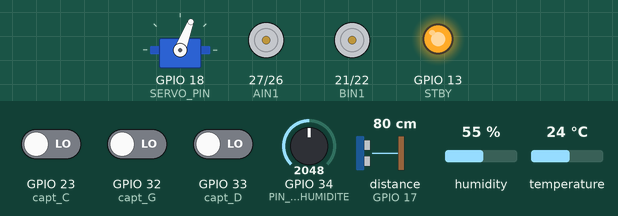
A sketch run on a simulated ESP32. On the bench: servo, motor-driver pin pairs drawn as motors (green arrow = first pin HIGH = forward, orange = second pin HIGH = backward, longer = more drive, scaled by the enable pin, stopped while the standby pin is LOW), output pins drawn as LEDs (lit = HIGH). Wiring (from diagram.json): ultrasonic range finder: trigger GPIO 16; echo GPIO 17. The test bench sets the inputs (shaded band); at power-on: distance to the obstacle (sensor on GPIO 17) 80 cm, GPIO 32 (capt_G) LOW, GPIO 23 (capt_C) LOW, GPIO 33 (capt_D) LOW, GPIO 34 (PIN_CAPTEUR_HUMIDITE) = 2048, humidity 55 %, temperature 24 °C. The echo pulse lasts 58.3 µs per cm; WiFi joins after 1.5 s; servers stay silent unless stated; uploads are accepted with an empty reply; the local clock reads 2024-03-15 10:24:30 at power-on unless the sketch sets it; pins used as bus, display or sensor lines are not drawn; what the sketch prints to the serial monitor is not drawn.

Above: at 3.2 s.
3.3 s: distance to the obstacle (sensor on GPIO 17) set to 23 cm
11.1 s: distance to the obstacle (sensor on GPIO 17) set to 18 cm
At 12.3 s:
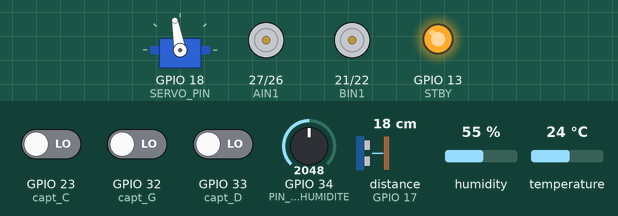
18.9 s: distance to the obstacle (sensor on GPIO 17) set to 35 cm
At 26.6 s:
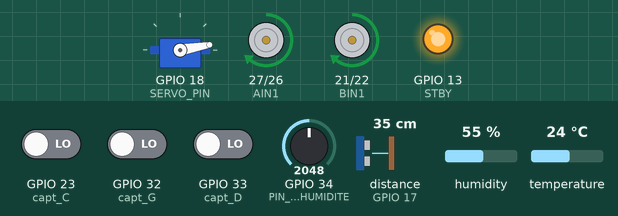
26.7 s: GPIO 32 (capt_G) driven HIGH
At 27.2 s:
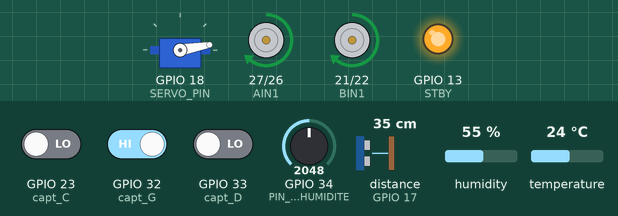
34.5 s: GPIO 23 (capt_C) driven HIGH
At 35.6 s:
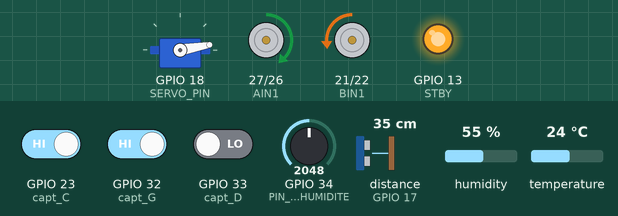
42.3 s: GPIO 33 (capt_D) driven HIGH
At 42.7 s:
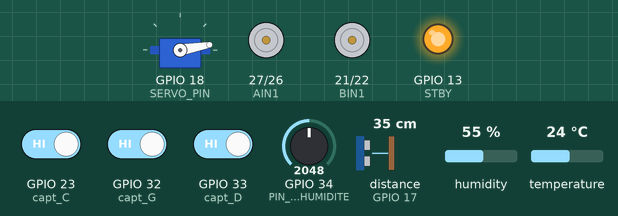
Timing chart, 0 to 45.3 s (numbered marks = the images above; inputs shaded):
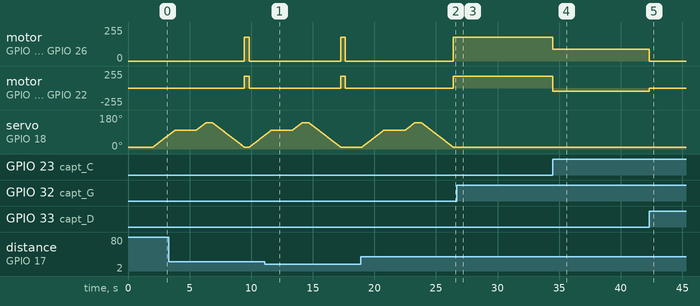

Measured:
- the behaviour switches between 21 and 20 cm on distance to the obstacle (sensor on GPIO 17) (found by bisection; images 0 and 1)
- after the input at 11.1 s, servo on GPIO 18 (SERVO_PIN): goes on until 17.3 s, then stays 10°
- after the input at 18.9 s, motor on GPIO 27 (AIN1) / GPIO 26 (AIN2), motor on GPIO 21 (BIN1) / GPIO 22 (BIN2): stopped → forward 179/255 after 7.5 s; servo on GPIO 18 (SERVO_PIN): rises from 10° to 140° in 4.3 s, then falls to 10° in 3.1 s
- after the input at 26.7 s, motor on GPIO 27 (AIN1) / GPIO 26 (AIN2), motor on GPIO 21 (BIN1) / GPIO 22 (BIN2): stays forward 179/255 (without the input it goes to stopped after 0.10 s); servo on GPIO 18 (SERVO_PIN): stays 10° (without the input it goes to 11° after 0.12 s)
- after the input at 34.5 s, motor on GPIO 27 (AIN1) / GPIO 26 (AIN2): forward 179/255 → forward 90/255 at once; motor on GPIO 21 (BIN1) / GPIO 22 (BIN2): forward 179/255 → backward 45/255 at once
- after the input at 42.3 s, motor on GPIO 27 (AIN1) / GPIO 26 (AIN2): forward 90/255 → stopped at once; motor on GPIO 21 (BIN1) / GPIO 22 (BIN2): backward 45/255 → stopped at once

The sketch:

sketch.ino
```cpp
// ===========================================================
// LIGNE MAGIQUE : Laissez tel quel pour Wokwi.
// Pour téléverser sur la vraie carte ESP32, mettez "//" au début !
#define SIMULATION_WOKWI
// ===========================================================

#include <Arduino.h>
#ifndef SIMULATION_WOKWI
  #include "BluetoothSerial.h"
#endif
#include <ESP32Servo.h>
#include <WiFi.h>
#include <HTTPClient.h>
#include <WiFiClientSecure.h>
#include <ArduinoJson.h>
#include <time.h>
#include <DHT.h>     // <--- NOUVEAU : Bibliothèque du capteur d'air

// ======== CONFIGURATION WIFI & SERVEUR ========
const char* ssid     = "Wokwi-GUEST";
const char* password = "";

const char* serverUrl = "https://sous-rover--ridaajbabdi77.replit.app/api/donnees";
const String device_id = "SOUSSROVER_01";

const char* ZONES[]     = { "A", "B", "C" };
const int   NB_ZONES    = 3;
int         zoneIndex   = 0;

// ======== NTP ========
#define NTP_SERVER  "pool.ntp.org"
#define GMT_OFFSET  0
#define DST_OFFSET  0

// ======================================================
#ifndef SIMULATION_WOKWI
  BluetoothSerial SerialBT;
#endif

// === PINS MOTEURS ===
#define AIN1 27
#define AIN2 26
#define PWMA 25
#define BIN1 21
#define BIN2 22
#define PWMB 14
#define STBY 13

#define PWM_FREQ 5000
#define PWM_RES  8
int vitesse = 180;

// === PINS CAPTEURS ===
#define capt_G 32
#define capt_D 33
#define capt_C 23
#define trigPin 16
#define echoPin 17
#define DISTANCE_STOP 20
#define DISTANCE_SLOW 40

// === CAPTEURS AGRICOLES ===
#define SERVO_PIN             18
#define PIN_CAPTEUR_HUMIDITE  34

// <--- NOUVEAU : Configuration du DHT22 sur la broche 19
#define DHTPIN 19
#define DHTTYPE DHT22
DHT dht(DHTPIN, DHTTYPE);

#define ANGLE_REPOS    10
#define ANGLE_MESURE   100
#define ANGLE_SECURITE 140

Servo servoMotor;

#ifdef SIMULATION_WOKWI
  bool modeAutomatique = true;
#else
  bool modeAutomatique = false;
#endif

// ======================================================
//  NTP
// ======================================================
String obtenirTimestamp() {
  struct tm timeinfo;
  if (!getLocalTime(&timeinfo, 2000)) {
    unsigned long ms  = millis();
    unsigned long sec = ms / 1000;
    unsigned long min = sec / 60;
    unsigned long hr  = min / 60;
    char buf[30];
    snprintf(buf, sizeof(buf), "2026-01-01T%02lu:%02lu:%02luZ", hr % 24, min % 60, sec % 60);
    return String(buf);
  }
  char buf[30];
  strftime(buf, sizeof(buf), "%Y-%m-%dT%H:%M:%S.000Z", &timeinfo);
  return String(buf);
}

// ======================================================
//  HC-SR04
// ======================================================
float mesurerDistance() {
  digitalWrite(trigPin, LOW); delayMicroseconds(2);
  digitalWrite(trigPin, HIGH); delayMicroseconds(10);
  digitalWrite(trigPin, LOW);
  long dur = pulseIn(echoPin, HIGH, 30000);
  if (dur == 0) return 999.0;
  return dur * 0.034 / 2.0;
}

// ======================================================
//  Servo doux
// ======================================================
void allerDoucement(int depart, int arrivee) {
  int step = (depart < arrivee) ? 1 : -1;
  for (int a = depart; a != arrivee; a += step) {
    servoMotor.write(a);
    delay(20);
  }
  servoMotor.write(arrivee);
}

// ======================================================
//  SETUP
// ======================================================
void setup() {
  Serial.begin(115200);
  #ifndef SIMULATION_WOKWI
    SerialBT.begin("ROBOT_CHENILLE");
  #endif

  dht.begin(); // <--- NOUVEAU : Démarrage du capteur d'air

  pinMode(AIN1, OUTPUT); pinMode(AIN2, OUTPUT);
  pinMode(BIN1, OUTPUT); pinMode(BIN2, OUTPUT);
  pinMode(STBY, OUTPUT); digitalWrite(STBY, HIGH);

  ledcAttach(PWMA, PWM_FREQ, PWM_RES);
  ledcAttach(PWMB, PWM_FREQ, PWM_RES);

  pinMode(capt_G, INPUT); pinMode(capt_D, INPUT); pinMode(capt_C, INPUT);
  pinMode(trigPin, OUTPUT); pinMode(echoPin, INPUT);

  servoMotor.attach(SERVO_PIN);
  servoMotor.write(ANGLE_REPOS);
  delay(500);

  Serial.print("Connexion WiFi");
  WiFi.begin(ssid, password);
  unsigned long tDebut = millis();
  while (WiFi.status() != WL_CONNECTED && millis() - tDebut < 10000) {
    delay(500); Serial.print(".");
  }

  if (WiFi.status() == WL_CONNECTED) {
    Serial.println("\n✅ WiFi connecté !");
    configTime(GMT_OFFSET, DST_OFFSET, NTP_SERVER, "time.nist.gov");
  } else {
    Serial.println("\n⚠️ WiFi non connecté !");
  }

  Serial.println("========================================");
  Serial.println("   SOUSSROVER — Prêt (Avec Capteur Air DHT22)");
  Serial.println("========================================");
}

// ======================================================
//  MOTEURS
// ======================================================
void avancer()     { digitalWrite(AIN1,HIGH);digitalWrite(AIN2,LOW);digitalWrite(BIN1,HIGH);digitalWrite(BIN2,LOW);ledcWrite(PWMA,vitesse);ledcWrite(PWMB,vitesse); }
void reculer()     { digitalWrite(AIN1,LOW);digitalWrite(AIN2,HIGH);digitalWrite(BIN1,LOW);digitalWrite(BIN2,HIGH);ledcWrite(PWMA,vitesse);ledcWrite(PWMB,vitesse); }
void gauche()      { digitalWrite(AIN1,LOW);digitalWrite(AIN2,HIGH);digitalWrite(BIN1,HIGH);digitalWrite(BIN2,LOW);ledcWrite(PWMA,vitesse);ledcWrite(PWMB,vitesse); }
void droite() { digitalWrite(AIN1,HIGH);digitalWrite(AIN2,LOW);digitalWrite(BIN1,LOW);digitalWrite(BIN2,HIGH);ledcWrite(PWMA,vitesse);ledcWrite(PWMB,vitesse); }
void stopMoteurs() { ledcWrite(PWMA,0);ledcWrite(PWMB,0); }

// ====================================================== //
//  ENVOI AU BACKEND SOUSSROVER
// ======================================================
void envoyerAuServeur(float humidite_sol_pct, float temp_air, float hum_air) {
  if (WiFi.status() != WL_CONNECTED) {
    Serial.println("⚠️ [RÉSEAU] WiFi déconnecté — tentative de reconnexion...");
    WiFi.reconnect();
    delay(3000);
    if (WiFi.status() != WL_CONNECTED) {
      Serial.println("❌ [RÉSEAU] Reconnexion échouée — mesure ignorée");
      return;
    }
  }

  WiFiClientSecure client;
  client.setInsecure();

  HTTPClient http;
  if (!http.begin(client, serverUrl)) {
    Serial.println("❌ [RÉSEAU] Impossible d'ouvrir la connexion HTTP");
    return;
  }
  http.addHeader("Content-Type", "application/json");
  http.setTimeout(8000);

  StaticJsonDocument<384> doc;
  doc["device_id"]       = device_id;
  doc["zone"]            = ZONES[zoneIndex];
  doc["timestamp"]       = obtenirTimestamp();
  doc["humidite_sol"]    = humidite_sol_pct;
  doc["temperature_air"] = temp_air;
  doc["humidite_air"]    = hum_air;

  String payload;
  serializeJson(doc, payload);
  Serial.println("[RÉSEAU] Envoi → " + payload);

  int code = http.POST(payload);

  if (code == 200) {
    StaticJsonDocument<256> rep;
    DeserializationError err = deserializeJson(rep, http.getString());
    if (!err) {
      const char* statut = rep["statut"]         | "—";
      const char* msg    = rep["message"]         | "—";
      const char* reco   = rep["recommandation"]  | "—";
      Serial.printf("✅ [SERVEUR] Statut: %s | %s\n", statut, msg);
      Serial.printf("   Recommandation: %s\n", reco);

      #ifndef SIMULATION_WOKWI
        SerialBT.printf("Zone %s | Sol: %.1f%% | %s\n", ZONES[zoneIndex], humidite_sol_pct, statut);
      #endif
    }
  } else if (code == 400) {
    Serial.printf("❌ [SERVEUR] Données rejetées (400) : %s\n", http.getString().c_str());
  } else {
    Serial.printf("❌ [RÉSEAU] Erreur HTTP %d : %s\n", code, http.errorToString(code).c_str());
  }

  http.end();
}

// ======================================================
//  LOOP
// ======================================================
void loop() {
  float distance = mesurerDistance();

  // ── 1. BLUETOOTH (priorité absolue) ──────────────────────
  #ifndef SIMULATION_WOKWI
  if (SerialBT.available()) {
    char cmd = SerialBT.read();
    if (cmd == '\n' || cmd == '\r') return;

    if      (cmd == 'X') { modeAutomatique = true;  stopMoteurs(); Serial.println("MODE AUTO ACTIVÉ"); }
    else if (cmd == 'Y') { modeAutomatique = false; stopMoteurs(); Serial.println("MODE MANUEL ACTIVÉ"); }

    if (!modeAutomatique) {
      switch (cmd) {
        case 'F':
          if      (distance < DISTANCE_STOP) stopMoteurs();
          else if (distance < DISTANCE_SLOW) { avancer(); ledcWrite(PWMA, vitesse/2); ledcWrite(PWMB, vitesse/2); SerialBT.println("⚠️ Obstacle proche"); }
          else avancer();
          break;
        case 'B': reculer();     break;
        case 'L': gauche();      break;
        case 'R': droite();      break;
        case 'S': stopMoteurs(); break;
      }
    }
  }
  #endif

  // ── 2. MODE AUTOMATIQUE ───────────────────────────────────
  if (!modeAutomatique) return;

  if (distance > 0 && distance < DISTANCE_STOP) {
    stopMoteurs();
    delay(100);
    return;
  }

  int etatG = digitalRead(capt_G);
  int etatD = digitalRead(capt_D);
  int etatC = digitalRead(capt_C);
  int vit   = (distance < DISTANCE_SLOW) ? vitesse / 2 : vitesse;

  // ── CROIX NOIRE : les deux capteurs latéraux voient la ligne ──
  if (etatG == 0 && etatD == 0) {
    stopMoteurs();
    Serial.printf(">>> ZONE %s — PRÉLÈVEMENT <<<\n", ZONES[zoneIndex]);

    #ifndef SIMULATION_WOKWI
      SerialBT.printf("Zone %s atteinte — mesure en cours...\n", ZONES[zoneIndex]);
    #endif

    // 1. Descente
    allerDoucement(ANGLE_REPOS, ANGLE_MESURE);
    delay(1500);

    // 2. Lecture capteur humidité du sol
    int   brut            = analogRead(PIN_CAPTEUR_HUMIDITE);
    float humidite_sol    = constrain(map(brut, 4095, 0, 0, 100), 0, 100);

    // 3. NOUVEAU : Vraies valeurs du capteur d'air (DHT22) !!
    float temperature_air = dht.readTemperature();
    float humidite_air    = dht.readHumidity();

    // Si le capteur DHT a un problème, on met des valeurs par défaut
    if (isnan(temperature_air)) temperature_air = 25.0;
    if (isnan(humidite_air)) humidite_air = 50.0;

    Serial.printf("Sol : %.1f%% | Air Temp: %.1f°C | Air Hum: %.1f%%\n", humidite_sol, temperature_air, humidite_air);

    // 4. Envoi au serveur backend
    envoyerAuServeur(humidite_sol, temperature_air, humidite_air);

    // 5. Remontée et mise en sécurité
    allerDoucement(ANGLE_MESURE, ANGLE_SECURITE);
    delay(500);
    allerDoucement(ANGLE_SECURITE, ANGLE_REPOS);

    // 6. Avancement sur la ligne suivante (saut de croix)
    avancer();
    delay(400);

    // 7. Passage à la zone suivante (A → B → C → A)
    zoneIndex = (zoneIndex + 1) % NB_ZONES;
    Serial.printf(">>> Prochaine zone : %s <<<\n", ZONES[zoneIndex]);
  }

  // Centré
  else if (etatC == 0 && etatG == 1 && etatD == 1) {
    digitalWrite(AIN1,HIGH);digitalWrite(AIN2,LOW);
    digitalWrite(BIN1,HIGH);digitalWrite(BIN2,LOW);
    ledcWrite(PWMA, vit); ledcWrite(PWMB, vit);
  }
  // Déviation gauche
  else if (etatG == 0 && etatC == 1) {
    digitalWrite(AIN1,HIGH);digitalWrite(AIN2,LOW);
    digitalWrite(BIN1,HIGH);digitalWrite(BIN2,LOW);
    ledcWrite(PWMA, vit/2); ledcWrite(PWMB, vit);
  }
  // Déviation droite
  else if (etatD == 0 && etatC == 1) {
    digitalWrite(AIN1,HIGH);digitalWrite(AIN2,LOW);
    digitalWrite(BIN1,LOW); digitalWrite(BIN2,HIGH);
    ledcWrite(PWMA, vit); ledcWrite(PWMB, vit/2);
  }
  // Ligne perdue
  else if (etatG == 1 && etatC == 1 && etatD == 1) {
    stopMoteurs();
  }

  delayMicroseconds(10);
}
```
